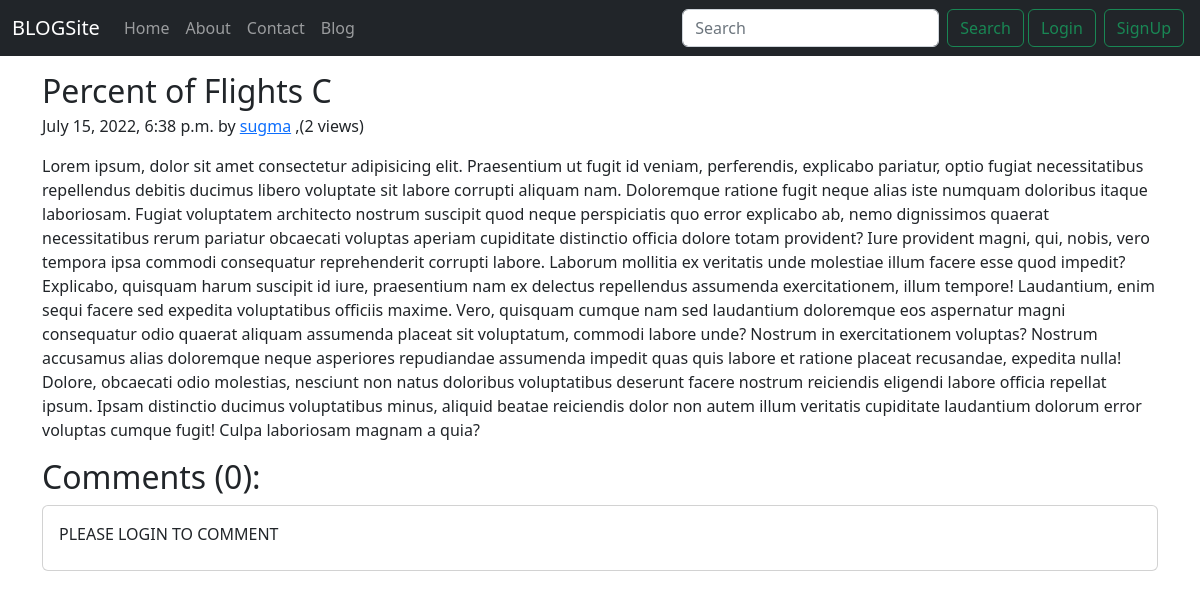
The page /blog/second-post on the database its author committed.
### blog/models.py (models this page shows, shortened)
class Post(models.Model):
    s_no=models.AutoField(primary_key=True)
    title=models.CharField(max_length=20)
    content=models.TextField()
    views=models.IntegerField(default=0)
    author=models.CharField(max_length=13)
    slug=models.CharField(max_length=130)
    timestamp=models.DateTimeField(blank=True)

### blog/views.py (the view)
# urls.py: path('<str:slug>', views.blogpost,name='blogpost'),
def blogpost(request,slug):
    post=Post.objects.filter(slug=slug).first()
    comments=Blogcomment.objects.filter(post=post,parent=None)
    if request.user.is_authenticated:
        post.views=post.views + 1
        post.save()
    replies=Blogcomment.objects.filter(post=post).exclude(parent=None)
    repdict={}
    for reply in replies:
        if reply.parent.s_no not in repdict.keys():
            repdict[reply.parent.s_no]=[reply];
        else:
            repdict[reply.parent.s_no].append(reply)
    context={"post":post,"comments":comments,"user":request.user,"repdict":repdict}
    return render(request,"blog/blogpost.html",context)

### templates/blog/blogpost.html (shortened to what this page needs)
{% extends "base.html"%}
{% block body %}
{% load static %}
{% load extras %}
<div class="container my-3">
  <article class="blog-post">
    <h2 class="blog-post-title mb-1">{{post.title}}</h2>
    <p class="blog-post-meta">{{post.timestamp}} by <a href="#">{{post.author}}</a> <span> ,({{post.views}} views)</span></p>
    <p>{{post.content|safe}}</p>
</div>
<div class="container">
  <h2>Comments ({{comments.count}}):</h2>
  {% if user.is_anonymous %}
    <div class="card card-body">
        <div class="mb-2">
          <p  class="form-label my-0">PLEASE LOGIN TO COMMENT</p>
        </div>
    </div>
{% endif %}
{% endblock body %}

### rows shown on the page
Post: title "Percent of Flights C", timestamp "July 15, 2022, 6:38 p.m.", author "sugma", views "2", content "Lorem ipsum, dolor sit amet consectetur adipisicing elit. Praesentium ut fugit id veniam, perferendis, explicabo pariatur, optio fugiat necessitatibus repellendus debitis ducimus libero voluptate sit labore corrupti aliquam nam. Doloremque ratione fugit neque alias iste numquam doloribus itaque laboriosam. Fugiat voluptatem architecto nostrum suscipit quod neque perspiciatis quo error explicabo ab, nemo dignissimos quaerat necessitatibus rerum pariatur obcaecati voluptas aperiam cupiditate distinctio officia dolore totam provident? Iure provident magni, qui, nobis, vero tempora ipsa commodi consequatur reprehenderit corrupti labore. Laborum mollitia ex veritatis unde molestiae illum facere…"

### other values the page prints
{{ comments.count }} "0"
